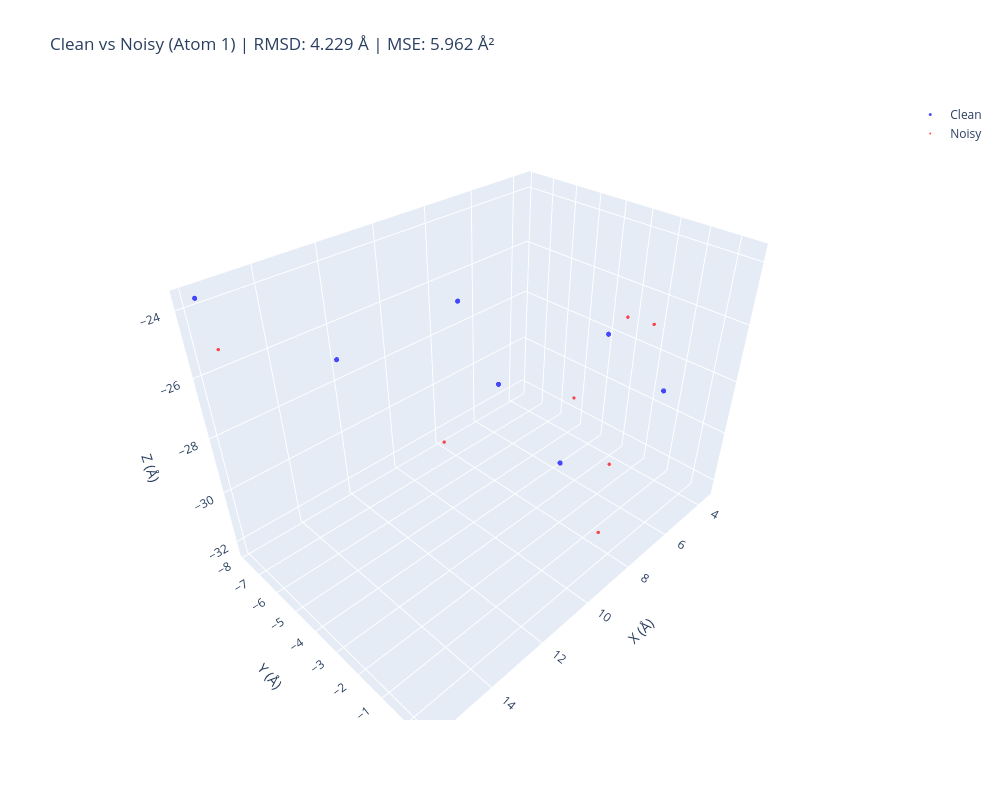
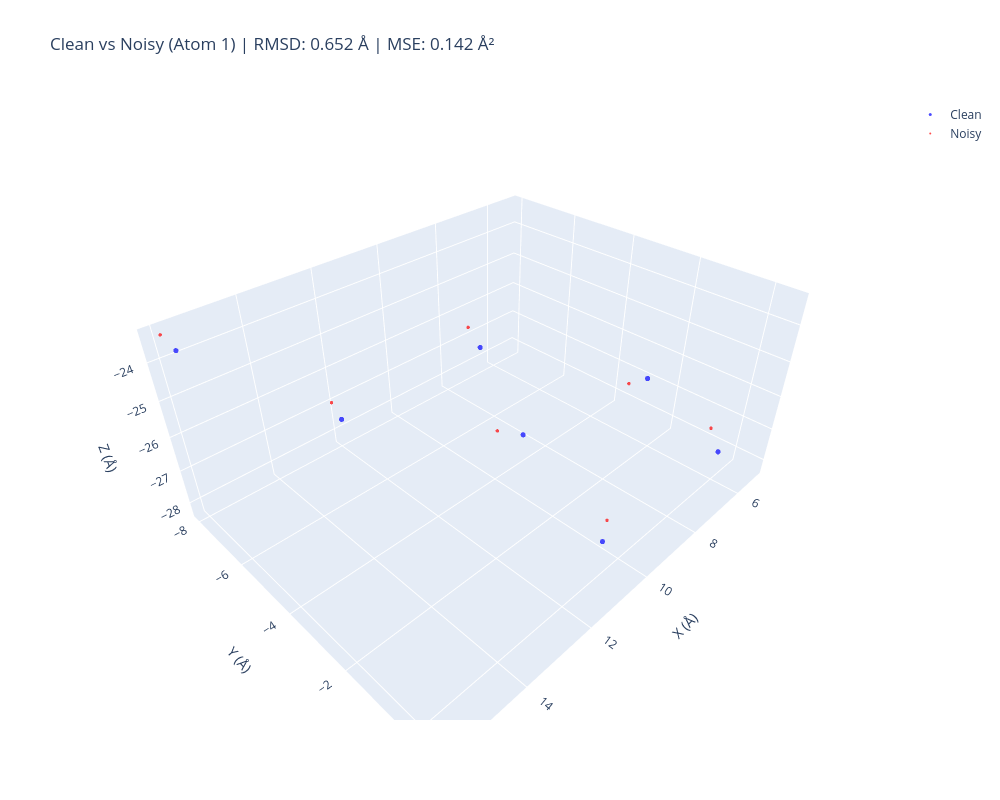

These figures' notebook cell, in order:
### Markdown cell above
# 全链长，bb分析

### Code cell
import torch
import numpy as np
import plotly.graph_objects as go

def interactive_visualize(
    coords_clean: torch.Tensor,
    coords_noisy: torch.Tensor,
    atom_idx: int = 1,  # 默认 CA 原子
    output_html: str = None
):
    """Plotly 交互式 3D 图，可旋转缩放，适合调试，同步展示 RMSD 和 MSE"""
    # 提取坐标并转为 NumPy 数组
    clean_ca = coords_clean[:, atom_idx].cpu().numpy()
    noisy_ca = coords_noisy[:, atom_idx].cpu().numpy()
    
    # 计算每个原子的位移 (欧几里得距离)
    displacement = np.linalg.norm(clean_ca - noisy_ca, axis=1)
    
    # ------------------ 新增计算模块 ------------------
    # 计算 MSE (所有 X, Y, Z 坐标差值平方的平均)
    mse = np.mean((clean_ca - noisy_ca) ** 2)
    
    # 计算 RMSD (每个原子间位移平方的平均值的平方根)
    rmsd = np.sqrt(np.mean(displacement ** 2))
    
    # 打印计算结果到控制台
    print(f"--- 评估报告 (Atom Index: {atom_idx}) ---")
    print(f"MSE:  {mse:.4f} Å²")
    print(f"RMSD: {rmsd:.4f} Å")
    # --------------------------------------------------

    fig = go.Figure()
    
    # 原始结构 (Clean)
    fig.add_trace(go.Scatter3d(
        x=clean_ca[:, 0], y=clean_ca[:, 1], z=clean_ca[:, 2],
        mode='markers',
        name='Clean',
        marker=dict(size=3, color='blue', opacity=0.7)
    ))
    
    # 加噪结构 (Noisy)
    fig.add_trace(go.Scatter3d(
        x=noisy_ca[:, 0], y=noisy_ca[:, 1], z=noisy_ca[:, 2],
        mode='markers',
        name='Noisy',
        marker=dict(size=2, color='red', opacity=0.7)
    ))
    
    # 更新布局并将指标添加到标题中
    fig.update_layout(
        title=f"Clean vs Noisy (Atom {atom_idx}) | RMSD: {rmsd:.3f} Å | MSE: {mse:.3f} Å²",
        scene=dict(
            xaxis_title='X (Å)',
            yaxis_title='Y (Å)',
            zaxis_title='Z (Å)',
            aspectmode='data'  # 保持 1:1:1 比例，避免形变
        ),
        width=1000,
        height=800
    )
    
    if output_html:
        fig.write_html(output_html)
        print(f"✅ Interactive plot saved: {output_html}")
    
    fig.show()
    
    # 返回指标，便于在训练循环或外部逻辑中记录
    return rmsd, mse

# 加载文件
loaded_dict = torch.load(
    '/root/private_data/luog/codex/IgGM2/see/seefile/S28_1781057325.pt',
    map_location='cpu',    
    weights_only=True       
)

result = interactive_visualize(
    coords_clean = loaded_dict['clean'].squeeze(0).detach()[276:283,:,:] ,
    coords_noisy = loaded_dict['perturb'].squeeze(0).detach()[276:283,:,:] ,
)

result = interactive_visualize(
    coords_clean = loaded_dict['clean'].squeeze(0).detach()[276:283,:,:] ,
    coords_noisy = loaded_dict['pre'].squeeze(0).detach()[276:283,:,:] ,
)

# interactive_visualize(
#     coords_clean = loaded_dict['clean'].squeeze(0).detach() ,
#     coords_noisy = loaded_dict['perturb'].squeeze(0).detach(),
# )
# interactive_visualize(
#     coords_clean = loaded_dict['clean'].squeeze(0).detach(),
#     coords_noisy = loaded_dict['pre'].squeeze(0).detach(),
# )

# print(loaded_dict['clean'].squeeze(0).detach().shape)  # torch.Size([35, 128, 3])
# print(loaded_dict['pre'].squeeze(0).detach().shape)    # torch.Size([35, 128, 3])

### Figure 1 — Plotly figure (JSON) as saved in the notebook; plotly's stock layout.template omitted (floating-point values rounded to 4 significant figures)
{"data": [{"marker": {"color": "blue", "opacity": 0.7, "size": 3}, "mode": "markers", "name": "Clean", "type": "scatter3d", "x": [15.77, 13.53, 9.823, 8.217, 5.181, 7.113, 10.83], "y": [-7.838, -5.345, -4.708, -4.648, -2.779, 0.5297, 0.06174], "z": [-23.72, -25.39, -24.82, -28.3, -26.95, -26.62, -27.26]}, {"marker": {"color": "red", "opacity": 0.7, "size": 2}, "mode": "markers", "name": "Noisy", "type": "scatter3d", "x": [15.85, 14.01, 4.471, 7.69, 5.971, 3.596, 8.659], "y": [-6.976, -0.6868, -2.609, -0.6399, -3.335, -2.154, 0.09444], "z": [-24.8, -25.27, -26.55, -32.36, -29.27, -26.97, -28.55]}], "layout": {"height": 800, "scene": {"aspectmode": "data", "xaxis": {"title": {"text": "X (Å)"}}, "yaxis": {"title": {"text": "Y (Å)"}}, "zaxis": {"title": {"text": "Z (Å)"}}}, "title": {"text": "Clean vs Noisy (Atom 1) | RMSD: 4.229 Å | MSE: 5.962 Å²"}, "width": 1000}}

### Figure 2 — Plotly figure (JSON) as saved in the notebook; plotly's stock layout.template omitted (floating-point values rounded to 4 significant figures)
{"data": [{"marker": {"color": "blue", "opacity": 0.7, "size": 3}, "mode": "markers", "name": "Clean", "type": "scatter3d", "x": [15.77, 13.53, 9.823, 8.217, 5.181, 7.113, 10.83], "y": [-7.838, -5.345, -4.708, -4.648, -2.779, 0.5297, 0.06174], "z": [-23.72, -25.39, -24.82, -28.3, -26.95, -26.62, -27.26]}, {"marker": {"color": "red", "opacity": 0.7, "size": 2}, "mode": "markers", "name": "Noisy", "type": "scatter3d", "x": [15.94, 13.83, 10.01, 8.663, 5.913, 7.163, 10.38], "y": [-8.007, -5.154, -4.927, -5.225, -2.898, 0.2583, -0.1792], "z": [-23.34, -24.7, -24.28, -28.23, -26.84, -26.04, -27.1]}], "layout": {"height": 800, "scene": {"aspectmode": "data", "xaxis": {"title": {"text": "X (Å)"}}, "yaxis": {"title": {"text": "Y (Å)"}}, "zaxis": {"title": {"text": "Z (Å)"}}}, "title": {"text": "Clean vs Noisy (Atom 1) | RMSD: 0.652 Å | MSE: 0.142 Å²"}, "width": 1000}}
